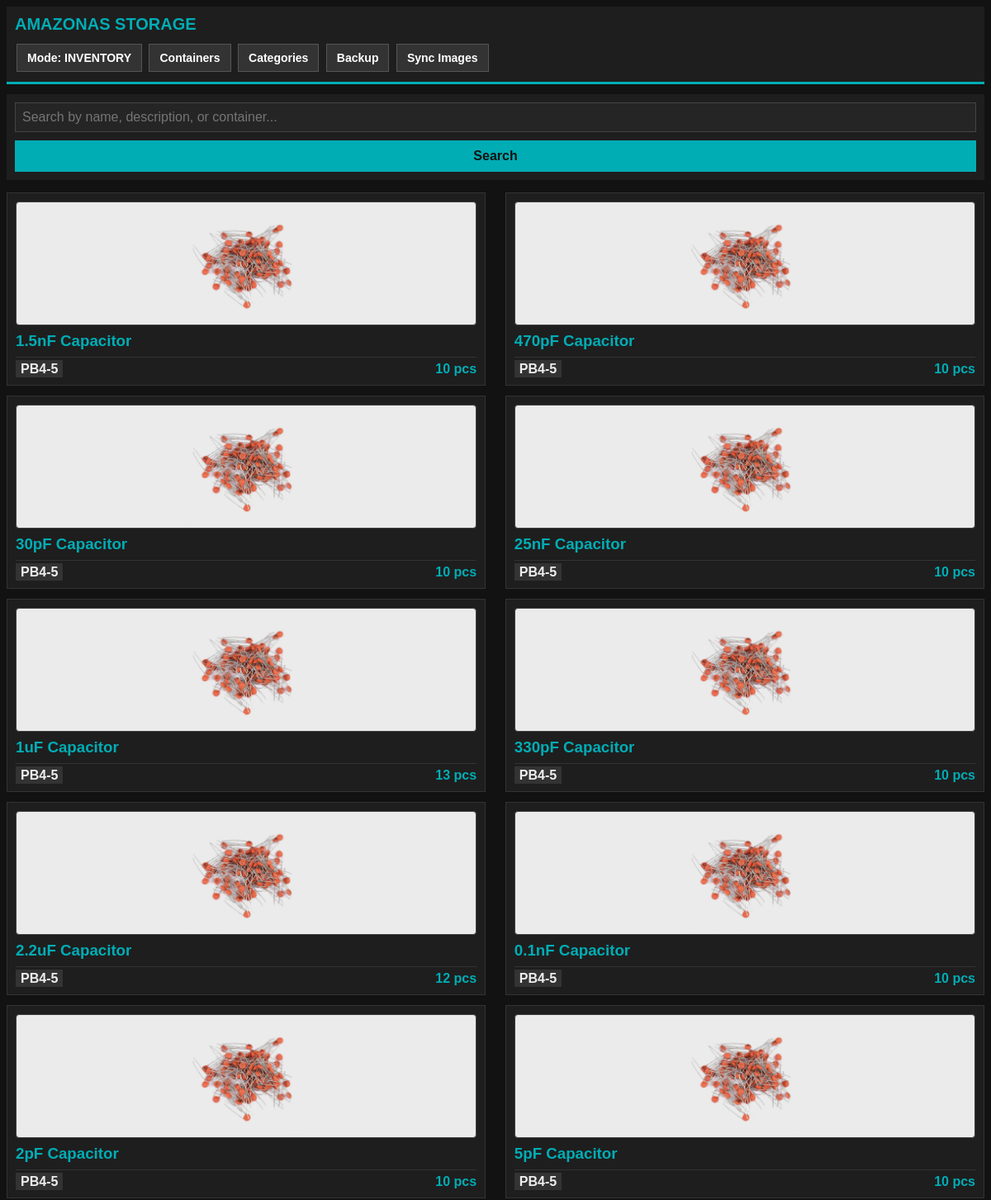
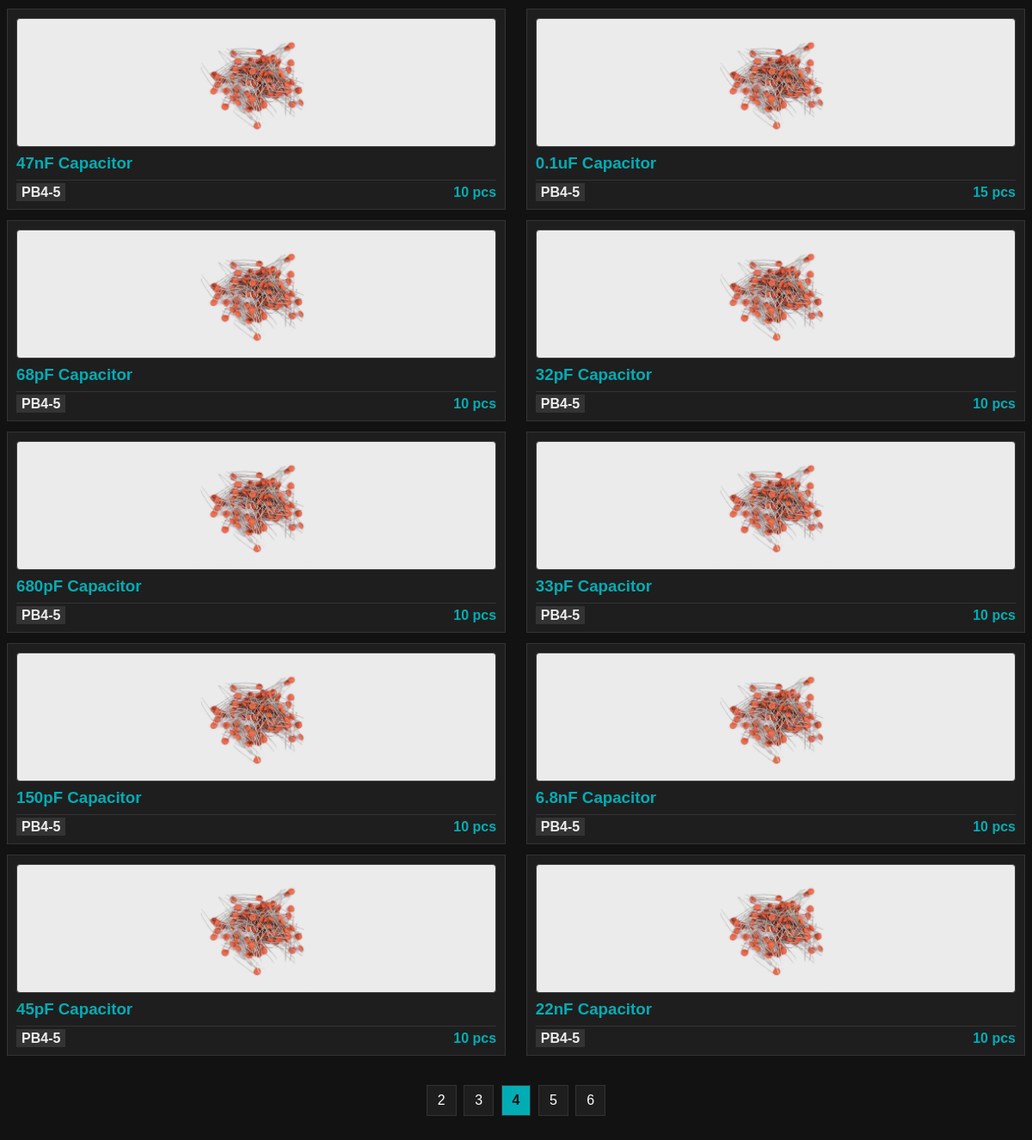
/?page=4, run on the app's committed database (2 pictures, top to bottom).
### tables this page shows
CREATE TABLE items (
            id INTEGER PRIMARY KEY AUTOINCREMENT,
            name TEXT NOT NULL,
            description TEXT,
            quantity INTEGER DEFAULT 1,
            container_id TEXT NOT NULL, category_id INTEGER, image_url TEXT, datasheet_url TEXT,
            FOREIGN KEY (container_id) REFERENCES containers (id)
        );

### app.py (the view)
@app.get("/", response_class=HTMLResponse)
async def index(request: Request, q: Optional[str] = None, page: int = Query(1, ge=1)):
    search_query = (q or "").strip()
    config = load_config()
    current_mode = config.get("mode", "inventory")
    items_per_page = 20 if search_query else (3 if current_mode == "edit" else 20)
    db = db_module.get_db()
    base_query = """
        FROM items i
        LEFT JOIN categories c ON i.category_id = c.id
        LEFT JOIN categories p ON c.parent_id = p.id
    """
    where_clause = ""
    params = []
    if search_query:
        where_clause = """ WHERE i.name LIKE ? OR i.description LIKE ? OR i.container_id LIKE ?
                           OR c.name LIKE ? OR p.name LIKE ? """
        params = [f"%{search_query}%"] * 5
    total_found = db.execute(f"SELECT COUNT(*) {base_query} {where_clause}", params).fetchone()[0]
    total_pages = max(1, math.ceil(total_found / items_per_page))
    if page > total_pages:
        page = total_pages
    offset = (page - 1) * items_per_page
    select_query = f"""
        SELECT i.*, c.name as category_name, p.name as parent_category_name
        {base_query} {where_clause}
        ORDER BY i.id DESC
        LIMIT ? OFFSET ?
    """
    items = db.execute(select_query, params + [items_per_page, offset]).fetchall()
    containers = db.execute("SELECT * FROM containers ORDER BY type_code ASC, main_num ASC, sub_num ASC").fetchall()
    subcategories = db.execute("""
        SELECT c.id, c.name, p.name as parent_name
        FROM categories c
        JOIN categories p ON c.parent_id = p.id
        ORDER BY p.name ASC, c.name ASC
    """).fetchall()
    total_items = db.execute("SELECT COUNT(*) FROM items").fetchone()[0]
    total_containers = db.execute("SELECT COUNT(*) FROM containers").fetchone()[0]
    db.close()
    start_p = max(1, page - 2)
    end_p = min(total_pages, page + 2)
    page_range = list(range(start_p, end_p + 1))
    return templates.TemplateResponse(
        request=request,
        name="index.html",
        context={
            "items": items,
            "containers": containers,
            "subcategories": subcategories,
            "search_query": search_query,
            "total_items": total_items,
            "total_containers": total_containers,
            "mode": current_mode,
            "current_page": page,
            "total_pages": total_pages,
            "page_range": page_range
        }
    )

### templates/index.html (shortened to what this page needs)
<!DOCTYPE html PUBLIC "-//W3C//DTD HTML 4.01 Transitional//EN" "http://www.w3.org/TR/html4/loose.dtd">
<html>
<head>
</head>
<body>
    <div class="header">
        <h1>AMAZONAS STORAGE</h1>
        <div>
            <a href="/toggle-mode" class="nav-btn">Mode: {{ mode.upper() }}</a>
            <a href="/containers" class="nav-btn">Containers</a>
            <a href="/categories" class="nav-btn">Categories</a>
            <a href="/backup" class="nav-btn">Backup</a>
            <a href="/sync-images" class="nav-btn">Sync Images</a>
        </div>
    </div>
    <div class="search-box">
        <form method="get" action="/">
            <input type="text" name="q" value="{{ search_query }}" placeholder="Search by name, description, or container...">
            <button type="submit" class="btn">Search</button>
        </form>
    </div>
    <div class="card-container clearfix">
        {% for item in items %}
            <div class="card" id="card-{{ item.id }}">
                {% if mode == 'edit' %}
                    <form method="post" action="/edit-item/{{ item.id }}">
                        <input type="text" name="name" value="{{ item.name }}" required>
                        <textarea name="description" rows="2">{{ item.description or '' }}</textarea>
                        <input type="number" name="quantity" value="{{ item.quantity }}">
                        <select name="container_id">
                            {% for c in containers %}
                                <option value="{{ c.id }}" {% if c.id == item.container_id %}selected{% endif %}>{{ c.id }}</option>
                            {% endfor %}
                        </select>
                        <select name="category_id">
                            <option value="">-- No Category --</option>
                            {% for cat in subcategories %}
                                <option value="{{ cat.id }}" {% if cat.id == item.category_id %}selected{% endif %}>{{ cat.parent_name }} > {{ cat.name }}</option>
                            {% endfor %}
                        </select>
                        <input type="text" id="img-input-{{ item.id }}" name="image_url" value="{{ item.image_url or '' }}" placeholder="Image URL / Filename">
                        <div class="paste-area" onclick="setActivePaste({{ item.id }})" id="paste-zone-{{ item.id }}">
                            Click here, then press <strong>Ctrl+V</strong>
                        </div>
                        <button type="submit" class="btn">Update</button>
                        <button type="submit" formaction="/delete-item/{{ item.id }}" class="btn btn-danger" onclick="return confirm('Delete item?')">Delete</button>
                    </form>
                {% else %}
                    <div class="img-box">
                        {% if item.image_url %}
                            {% if item.image_url.startswith('http') %}
                                <img src="{{ item.image_url }}" alt="Icon">
                            {% else %}
                                <img src="/assets/icon/{{ item.image_url }}" alt="Icon">
                            {% endif %}
                        {% else %}
                            <span style="color: #888888; font-size: 13px;">No image</span>
                        {% endif %}
                    </div>
                    <h3 style="margin: 5px 0; color: #00adb5;">{{ item.name }}</h3>
                    <div style="margin-top: 8px; border-top: 1px solid #333; padding-top: 5px;">
                        <span style="background-color: #333; padding: 2px 6px; font-weight: bold;">{{ item.container_id }}</span>
                        <span style="float: right; font-weight: bold; color: #00adb5;">{{ item.quantity }} pcs</span>
                    </div>
                {% endif %}
            </div>
        {% else %}
            <p style="text-align: center; color: #888;">No results found.</p>
        {% endfor %}
    </div>
    {% if total_pages > 1 %}
    <div class="pagination">
        {% for p in page_range %}
            <a href="/?page={{ p }}{% if search_query %}&q={{ search_query }}{% endif %}" class="{% if p == current_page %}active{% endif %}">{{ p }}</a>
        {% endfor %}
    </div>
    {% endif %}
</body>
</html>

### templates/index.html (style rules this page uses)
* { -webkit-box-sizing: border-box; -moz-box-sizing: border-box; box-sizing: border-box; }
body { font-family: Arial, Helvetica, sans-serif; background-color: #121212; color: #eeeeee; margin: 0; padding: 8px; }
.header { background-color: #1e1e1e; border-bottom: 3px solid #00adb5; padding: 10px; margin-bottom: 12px; }
.header h1 { margin: 0 0 10px 0; color: #00adb5; font-size: 20px; }
.nav-btn { display: inline-block; background-color: #333333; color: #ffffff; text-decoration: none; padding: 8px 12px; margin: 2px; border: 1px solid #555555; font-size: 14px; font-weight: bold; }
.search-box { margin-bottom: 15px; background-color: #1e1e1e; padding: 10px; }
input[type="text"], input[type="number"], select, textarea { background-color: #252525; color: #ffffff; border: 1px solid #444444; padding: 8px; font-size: 16px; margin-bottom: 6px; width: 100%; }
.btn { background-color: #00adb5; color: #121212; border: none; padding: 10px 15px; font-size: 16px; font-weight: bold; cursor: pointer; width: 100%; margin-top: 4px; }
.card-container { width: 100%; }
.card { background-color: #1e1e1e; border: 1px solid #333333; padding: 10px; margin-bottom: 12px; float: left; width: 100%; }
@media screen and (min-width: 600px) { .card { width: 49%; margin-right: 2%; } }
@media screen and (min-width: 600px) { .card:nth-child(2n) { margin-right: 0; } }
.clearfix:after { content: ""; display: table; clear: both; }
.img-box { width: 100%; height: 150px; background-color: #ffffff; border: 1px solid #444444; margin-bottom: 8px; text-align: center; line-height: 150px; overflow: hidden; border-radius: 4px; -webkit-filter: brightness(0.92); filter: brightness(0.92); }
.img-box img { max-width: 100%; max-height: 100%; width: auto; height: auto; vertical-align: middle; display: inline-block; object-fit: contain; }
.pagination { text-align: center; margin: 20px 0; }
.pagination a, .pagination span { display: inline-block; padding: 8px 12px; background-color: #1e1e1e; color: #ffffff; border: 1px solid #333333; text-decoration: none; margin: 2px; }
.pagination .active { background-color: #00adb5; color: #121212; font-weight: bold; }

### data on the page
items: image_url (picture), name "1.5nF Capacitor", container_id "PB4-5", quantity "10"
items: image_url (picture), name "470pF Capacitor", container_id "PB4-5", quantity "10"
items: image_url (picture), name "30pF Capacitor", container_id "PB4-5", quantity "10"
items: image_url (picture), name "25nF Capacitor", container_id "PB4-5", quantity "10"
items: image_url (picture), name "1uF Capacitor", container_id "PB4-5", quantity "13"
items: image_url (picture), name "330pF Capacitor", container_id "PB4-5", quantity "10"
items: image_url (picture), name "2.2uF Capacitor", container_id "PB4-5", quantity "12"
items: image_url (picture), name "0.1nF Capacitor", container_id "PB4-5", quantity "10"
items: image_url (picture), name "2pF Capacitor", container_id "PB4-5", quantity "10"
items: image_url (picture), name "5pF Capacitor", container_id "PB4-5", quantity "10"
items: image_url (picture), name "47nF Capacitor", container_id "PB4-5", quantity "10"
items: image_url (picture), name "0.1uF Capacitor", container_id "PB4-5", quantity "15"
items: image_url (picture), name "68pF Capacitor", container_id "PB4-5", quantity "10"
items: image_url (picture), name "32pF Capacitor", container_id "PB4-5", quantity "10"
items: image_url (picture), name "680pF Capacitor", container_id "PB4-5", quantity "10"
items: image_url (picture), name "33pF Capacitor", container_id "PB4-5", quantity "10"
items: image_url (picture), name "150pF Capacitor", container_id "PB4-5", quantity "10"
items: image_url (picture), name "6.8nF Capacitor", container_id "PB4-5", quantity "10"
items: image_url (picture), name "45pF Capacitor", container_id "PB4-5", quantity "10"
items: image_url (picture), name "22nF Capacitor", container_id "PB4-5", quantity "10"

### other printed values
{{ mode.upper() }} "INVENTORY"
{{ p }} "2" "3" "4" "5" "6"
